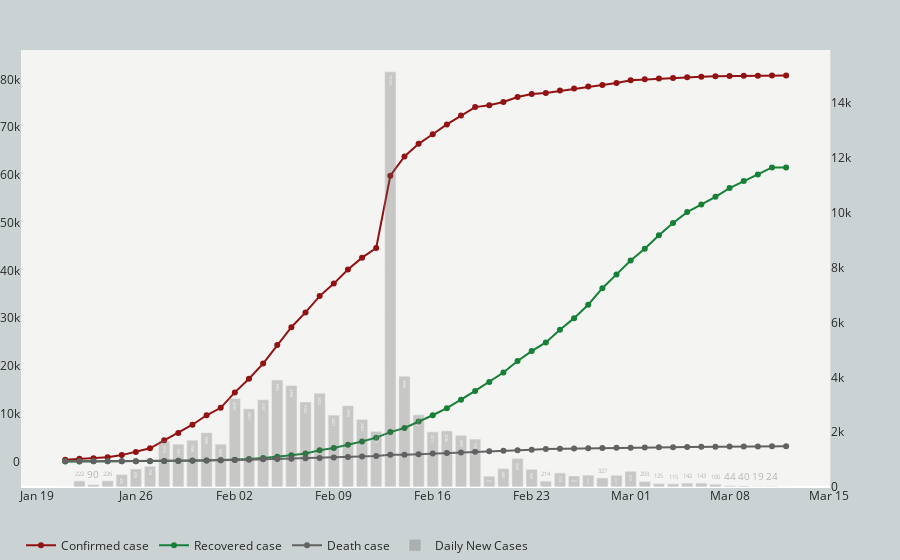

Notebook code cell kept with this figure:
### Code cell
%%time

# FUnction for generating cumulative line plot for each Country/Region
Region = 'China'
CaseType = ['Confirmed', 'Recovered', 'Deaths']

# Read cumulative data of a given region from ./cumulative_data folder
df_region = pd.read_csv('./cumulative_data/{}.csv'.format(Region))
df_region=df_region.astype({'Date_last_updated_AEDT':'datetime64', 'date_day':'datetime64'})

# Line plot for confirmed cases
# Set up tick scale based on confirmed case number
#tickList = list(np.arange(0, df_confirmed['Mainland China'].max()+1000, 10000))

# Create empty figure canvas
fig = make_subplots(specs=[[{"secondary_y": True}]])
# Add trace to the figure
fig.add_trace(go.Scatter(x=df_region['date_day'], 
                         y=df_region['Confirmed'],
                         mode='lines+markers',
                         #line_shape='spline',
                         name='Confirmed case',
                         line=dict(color='#921113', width=2),
                         #marker=dict(size=4, color='#f4f4f2',
                         #            line=dict(width=1,color='#921113')),
                         text=[datetime.strftime(d, '%b %d %Y AEDT') for d in df_region['date_day']],
                         hovertext=['{} confirmed<br>{:,d} cases<br>'.format(Region, i) for i in df_region['Confirmed']],
                         hovertemplate='<b>%{text}</b><br></br>'+
                                                 '%{hovertext}'+
                                                 '<extra></extra>'),
             secondary_y=False,)
fig.add_trace(go.Scatter(x=df_region['date_day'], 
                         y=df_region['Recovered'],
                         mode='lines+markers',
                         #line_shape='spline',
                         name='Recovered case',
                         line=dict(color='#168038', width=2),                         
                         #marker=dict(size=4, color='#f4f4f2',
                         #            line=dict(width=1,color='#168038')),
                         text=[datetime.strftime(d, '%b %d %Y AEDT') for d in df_region['date_day']],
                         hovertext=['{} Recovered<br>{:,d} cases<br>'.format(Region, i) for i in df_region['Recovered']],
                         hovertemplate='<b>%{text}</b><br></br>'+
                                                 '%{hovertext}'+
                                                 '<extra></extra>'),
             secondary_y=False,)
fig.add_trace(go.Scatter(x=df_region['date_day'], 
                         y=df_region['Deaths'],
                         mode='lines+markers',
                         #line_shape='spline',
                         name='Death case',
                         line=dict(color='#626262', width=2),
                         #marker=dict(size=4, color='#f4f4f2',
                         #            line=dict(width=1,color='#626262')),
                         text=[datetime.strftime(d, '%b %d %Y AEDT') for d in df_region['date_day']],
                         hovertext=['{} Deaths<br>{:,d} cases<br>'.format(Region, i) for i in df_region['Deaths']],
                         hovertemplate='<b>%{text}</b><br></br>'+
                                                 '%{hovertext}'+
                                                 '<extra></extra>'),
             secondary_y=False,)

fig.add_trace(go.Bar(x=df_region['date_day'], 
                     y=df_region['New'],
                         #mode='lines+markers',
                         #line_shape='spline',
                     name='Daily New Cases',
                     text=df_region['New'],
                     marker_color='#626262',
                     opacity = .3,
                         #marker=dict(size=4, color='#f4f4f2',
                         #            line=dict(width=1,color='#626262')),
                         #text=[datetime.strftime(d, '%b %d %Y AEDT') for d in df_region['date_day']],
                     hovertext=['{} New<br>{} cases<br>'.format(Region, i) for i in df_region['New']],
                     hovertemplate='<b>%{text}</b><br></br>'+
                                              '%{hovertext}'+
                                              '<extra></extra>'
                    ),
             secondary_y=True,)

# Customise layout
fig.update_layout(
    #title=dict(
    #    text="<b>Confirmed Cases Timeline<b>",
    #    y=0.96, x=0.5, xanchor='center', yanchor='top',
    #    font=dict(size=20, color="#292929", family="Playfair Display")
    #),
    margin=go.layout.Margin(
        l=10,
        r=0,
        b=10,
        t=50,
        pad=0
    ),
    yaxis=dict(
        showline=False, linecolor='#272e3e',
        zeroline=False,
        #showgrid=False,
        gridcolor='rgba(203, 210, 211,.3)',
        gridwidth = .1,
        tickmode='array',
        # Set tick range based on the maximum number
        #tickvals=tickList,
        # Set tick label accordingly
        #ticktext=["{:.0f}k".format(i/1000) for i in tickList]
    ),
    yaxis2=dict(
        showline=False, linecolor='#272e3e',
        #zeroline=False,
        showgrid=False,
        #gridcolor='rgba(203, 210, 211,.3)',
        #gridwidth = .1,
        tickmode='array',
        #overlaying="y",
        side="right",
        
    ),
#    yaxis_title="Total Confirmed Case Number",
    xaxis=dict(
        showline=False, linecolor='#272e3e',
        showgrid=False,
        gridcolor='rgba(203, 210, 211,.3)',
        gridwidth = .1,
        zeroline=False
    ),
    xaxis_tickformat='%b %d',
    hovermode = 'x',
    legend_orientation="h",
#   legend=dict(x=.35, y=-.05),
    plot_bgcolor='#f4f4f2',
    paper_bgcolor='#cbd2d3',
    font=dict(color='#292929')
)

### Figure 1 — Plotly figure (JSON) as saved in the notebook; plotly's stock layout.template omitted (floating-point values rounded to 4 significant figures)
{"data": [{"hovertemplate": "<b>%{text}</b><br></br>%{hovertext}<extra></extra>", "hovertext": ["China confirmed<br>80,778 cases<br>", "China confirmed<br>80,778 cases<br>", "China confirmed<br>80,754 cases<br>", "China confirmed<br>80,735 cases<br>", "China confirmed<br>80,695 cases<br>", "China confirmed<br>80,651 cases<br>", "China confirmed<br>80,551 cases<br>", "China confirmed<br>80,408 cases<br>", "China confirmed<br>80,266 cases<br>", "China confirmed<br>80,151 cases<br>", "China confirmed<br>80,026 cases<br>", "China confirmed<br>79,823 cases<br>", "China confirmed<br>79,251 cases<br>", "China confirmed<br>78,824 cases<br>", "China confirmed<br>78,497 cases<br>", "China confirmed<br>78,064 cases<br>", "China confirmed<br>77,660 cases<br>", "China confirmed<br>77,150 cases<br>", "China confirmed<br>76,936 cases<br>", "China confirmed<br>76,291 cases<br>", "China confirmed<br>75,247 cases<br>", "China confirmed<br>74,578 cases<br>", "China confirmed<br>74,184 cases<br>", "China confirmed<br>72,438 cases<br>", "China confirmed<br>70,553 cases<br>", "China confirmed<br>68,507 cases<br>", "China confirmed<br>66,496 cases<br>", "China confirmed<br>63,862 cases<br>", "China confirmed<br>59,822 cases<br>", "China confirmed<br>44,685 cases<br>", "China confirmed<br>42,658 cases<br>", "China confirmed<br>40,195 cases<br>", "China confirmed<br>37,230 cases<br>", "China confirmed<br>34,609 cases<br>", "China confirmed<br>31,187 cases<br>", "China confirmed<br>28,085 cases<br>", "China confirmed<br>24,385 cases<br>", "China confirmed<br>20,483 cases<br>", "China confirmed<br>17,302 cases<br>", "China confirmed<br>14,451 cases<br>", "China confirmed<br>11,221 cases<br>", "China confirmed<br>9,658 cases<br>", "China confirmed<br>7,678 cases<br>", "China confirmed<br>5,970 cases<br>", "China confirmed<br>4,409 cases<br>", "China confirmed<br>2,737 cases<br>", "China confirmed<br>1,979 cases<br>", "China confirmed<br>1,320 cases<br>", "China confirmed<br>865 cases<br>", "China confirmed<br>639 cases<br>", "China confirmed<br>549 cases<br>", "China confirmed<br>327 cases<br>"], "line": {"color": "#921113", "width": 2}, "mode": "lines+markers", "name": "Confirmed case", "text": ["Mar 12 2020 AEDT", "Mar 11 2020 AEDT", "Mar 10 2020 AEDT", "Mar 09 2020 AEDT", "Mar 08 2020 AEDT", "Mar 07 2020 AEDT", "Mar 06 2020 AEDT", "Mar 05 2020 AEDT", "Mar 04 2020 AEDT", "Mar 03 2020 AEDT", "Mar 02 2020 AEDT", "Mar 01 2020 AEDT", "Feb 29 2020 AEDT", "Feb 28 2020 AEDT", "Feb 27 2020 AEDT", "Feb 26 2020 AEDT", "Feb 25 2020 AEDT", "Feb 24 2020 AEDT", "Feb 23 2020 AEDT", "Feb 22 2020 AEDT", "Feb 21 2020 AEDT", "Feb 20 2020 AEDT", "Feb 19 2020 AEDT", "Feb 18 2020 AEDT", "Feb 17 2020 AEDT", "Feb 16 2020 AEDT", "Feb 15 2020 AEDT", "Feb 14 2020 AEDT", "Feb 13 2020 AEDT", "Feb 12 2020 AEDT", "Feb 11 2020 AEDT", "Feb 10 2020 AEDT", "Feb 09 2020 AEDT", "Feb 08 2020 AEDT", "Feb 07 2020 AEDT", "Feb 06 2020 AEDT", "Feb 05 2020 AEDT", "Feb 04 2020 AEDT", "Feb 03 2020 AEDT", "Feb 02 2020 AEDT", "Feb 01 2020 AEDT", "Jan 31 2020 AEDT", "Jan 30 2020 AEDT", "Jan 29 2020 AEDT", "Jan 28 2020 AEDT", "Jan 27 2020 AEDT", "Jan 26 2020 AEDT", "Jan 25 2020 AEDT", "Jan 24 2020 AEDT", "Jan 23 2020 AEDT", "Jan 22 2020 AEDT", "Jan 21 2020 AEDT"], "type": "scatter", "x": ["2020-03-12T00:00:00", "2020-03-11T00:00:00", "2020-03-10T00:00:00", "2020-03-09T00:00:00", "2020-03-08T00:00:00", "2020-03-07T00:00:00", "2020-03-06T00:00:00", "2020-03-05T00:00:00", "2020-03-04T00:00:00", "2020-03-03T00:00:00", "2020-03-02T00:00:00", "2020-03-01T00:00:00", "2020-02-29T00:00:00", "2020-02-28T00:00:00", "2020-02-27T00:00:00", "2020-02-26T00:00:00", "2020-02-25T00:00:00", "2020-02-24T00:00:00", "2020-02-23T00:00:00", "2020-02-22T00:00:00", "2020-02-21T00:00:00", "2020-02-20T00:00:00", "2020-02-19T00:00:00", "2020-02-18T00:00:00", "2020-02-17T00:00:00", "2020-02-16T00:00:00", "2020-02-15T00:00:00", "2020-02-14T00:00:00", "2020-02-13T00:00:00", "2020-02-12T00:00:00", "2020-02-11T00:00:00", "2020-02-10T00:00:00", "2020-02-09T00:00:00", "2020-02-08T00:00:00", "2020-02-07T00:00:00", "2020-02-06T00:00:00", "2020-02-05T00:00:00", "2020-02-04T00:00:00", "2020-02-03T00:00:00", "2020-02-02T00:00:00", "2020-02-01T00:00:00", "2020-01-31T00:00:00", "2020-01-30T00:00:00", "2020-01-29T00:00:00", "2020-01-28T00:00:00", "2020-01-27T00:00:00", "2020-01-26T00:00:00", "2020-01-25T00:00:00", "2020-01-24T00:00:00", "2020-01-23T00:00:00", "2020-01-22T00:00:00", "2020-01-21T00:00:00"], "xaxis": "x", "y": [80778, 80778, 80754, 80735, 80695, 80651, 80551, 80408, 80266, 80151, 80026, 79823, 79251, 78824, 78497, 78064, 77660, 77150, 76936, 76291, 75247, 74578, 74184, 72438, 70553, 68507, 66496, 63862, 59822, 44685, 42658, 40195, 37230, 34609, 31187, 28085, 24385, 20483, 17302, 14451, 11221, 9658, 7678, 5970, 4409, 2737, 1979, 1320, 865, 639, 549, 327], "yaxis": "y"}, {"hovertemplate": "<b>%{text}</b><br></br>%{hovertext}<extra></extra>", "hovertext": ["China Recovered<br>61,556 cases<br>", "China Recovered<br>61,556 cases<br>", "China Recovered<br>60,096 cases<br>", "China Recovered<br>58,706 cases<br>", "China Recovered<br>57,222 cases<br>", "China Recovered<br>55,403 cases<br>", "China Recovered<br>53,788 cases<br>", "China Recovered<br>52,201 cases<br>", "China Recovered<br>49,906 cases<br>", "China Recovered<br>47,335 cases<br>", "China Recovered<br>44,546 cases<br>", "China Recovered<br>42,070 cases<br>", "China Recovered<br>39,152 cases<br>", "China Recovered<br>36,268 cases<br>", "China Recovered<br>32,794 cases<br>", "China Recovered<br>29,998 cases<br>", "China Recovered<br>27,551 cases<br>", "China Recovered<br>24,915 cases<br>", "China Recovered<br>23,101 cases<br>", "China Recovered<br>21,018 cases<br>", "China Recovered<br>18,607 cases<br>", "China Recovered<br>16,648 cases<br>", "China Recovered<br>14,755 cases<br>", "China Recovered<br>12,916 cases<br>", "China Recovered<br>11,149 cases<br>", "China Recovered<br>9,664 cases<br>", "China Recovered<br>8,353 cases<br>", "China Recovered<br>6,997 cases<br>", "China Recovered<br>6,140 cases<br>", "China Recovered<br>4,975 cases<br>", "China Recovered<br>4,180 cases<br>", "China Recovered<br>3,467 cases<br>", "China Recovered<br>2,826 cases<br>", "China Recovered<br>2,325 cases<br>", "China Recovered<br>1,664 cases<br>", "China Recovered<br>1,298 cases<br>", "China Recovered<br>961 cases<br>", "China Recovered<br>688 cases<br>", "China Recovered<br>487 cases<br>", "China Recovered<br>339 cases<br>", "China Recovered<br>242 cases<br>", "China Recovered<br>179 cases<br>", "China Recovered<br>127 cases<br>", "China Recovered<br>104 cases<br>", "China Recovered<br>60 cases<br>", "China Recovered<br>51 cases<br>", "China Recovered<br>49 cases<br>", "China Recovered<br>38 cases<br>", "China Recovered<br>34 cases<br>", "China Recovered<br>30 cases<br>", "China Recovered<br>0 cases<br>", "China Recovered<br>0 cases<br>"], "line": {"color": "#168038", "width": 2}, "mode": "lines+markers", "name": "Recovered case", "text": ["Mar 12 2020 AEDT", "Mar 11 2020 AEDT", "Mar 10 2020 AEDT", "Mar 09 2020 AEDT", "Mar 08 2020 AEDT", "Mar 07 2020 AEDT", "Mar 06 2020 AEDT", "Mar 05 2020 AEDT", "Mar 04 2020 AEDT", "Mar 03 2020 AEDT", "Mar 02 2020 AEDT", "Mar 01 2020 AEDT", "Feb 29 2020 AEDT", "Feb 28 2020 AEDT", "Feb 27 2020 AEDT", "Feb 26 2020 AEDT", "Feb 25 2020 AEDT", "Feb 24 2020 AEDT", "Feb 23 2020 AEDT", "Feb 22 2020 AEDT", "Feb 21 2020 AEDT", "Feb 20 2020 AEDT", "Feb 19 2020 AEDT", "Feb 18 2020 AEDT", "Feb 17 2020 AEDT", "Feb 16 2020 AEDT", "Feb 15 2020 AEDT", "Feb 14 2020 AEDT", "Feb 13 2020 AEDT", "Feb 12 2020 AEDT", "Feb 11 2020 AEDT", "Feb 10 2020 AEDT", "Feb 09 2020 AEDT", "Feb 08 2020 AEDT", "Feb 07 2020 AEDT", "Feb 06 2020 AEDT", "Feb 05 2020 AEDT", "Feb 04 2020 AEDT", "Feb 03 2020 AEDT", "Feb 02 2020 AEDT", "Feb 01 2020 AEDT", "Jan 31 2020 AEDT", "Jan 30 2020 AEDT", "Jan 29 2020 AEDT", "Jan 28 2020 AEDT", "Jan 27 2020 AEDT", "Jan 26 2020 AEDT", "Jan 25 2020 AEDT", "Jan 24 2020 AEDT", "Jan 23 2020 AEDT", "Jan 22 2020 AEDT", "Jan 21 2020 AEDT"], "type": "scatter", "x": ["2020-03-12T00:00:00", "2020-03-11T00:00:00", "2020-03-10T00:00:00", "2020-03-09T00:00:00", "2020-03-08T00:00:00", "2020-03-07T00:00:00", "2020-03-06T00:00:00", "2020-03-05T00:00:00", "2020-03-04T00:00:00", "2020-03-03T00:00:00", "2020-03-02T00:00:00", "2020-03-01T00:00:00", "2020-02-29T00:00:00", "2020-02-28T00:00:00", "2020-02-27T00:00:00", "2020-02-26T00:00:00", "2020-02-25T00:00:00", "2020-02-24T00:00:00", "2020-02-23T00:00:00", "2020-02-22T00:00:00", "2020-02-21T00:00:00", "2020-02-20T00:00:00", "2020-02-19T00:00:00", "2020-02-18T00:00:00", "2020-02-17T00:00:00", "2020-02-16T00:00:00", "2020-02-15T00:00:00", "2020-02-14T00:00:00", "2020-02-13T00:00:00", "2020-02-12T00:00:00", "2020-02-11T00:00:00", "2020-02-10T00:00:00", "2020-02-09T00:00:00", "2020-02-08T00:00:00", "2020-02-07T00:00:00", "2020-02-06T00:00:00", "2020-02-05T00:00:00", "2020-02-04T00:00:00", "2020-02-03T00:00:00", "2020-02-02T00:00:00", "2020-02-01T00:00:00", "2020-01-31T00:00:00", "2020-01-30T00:00:00", "2020-01-29T00:00:00", "2020-01-28T00:00:00", "2020-01-27T00:00:00", "2020-01-26T00:00:00", "2020-01-25T00:00:00", "2020-01-24T00:00:00", "2020-01-23T00:00:00", "2020-01-22T00:00:00", "2020-01-21T00:00:00"], "xaxis": "x", "y": [61556, 61556, 60096, 58706, 57222, 55403, 53788, 52201, 49906, 47335, 44546, 42070, 39152, 36268, 32794, 29998, 27551, 24915, 23101, 21018, 18607, 16648, 14755, 12916, 11149, 9664, 8353, 6997, 6140, 4975, 4180, 3467, 2826, 2325, 1664, 1298, 961, 688, 487, 339, 242, 179, 127, 104, 60, 51, 49, 38, 34, 30, 0, 0], "yaxis": "y"}, {"hovertemplate": "<b>%{text}</b><br></br>%{hovertext}<extra></extra>", "hovertext": ["China Deaths<br>3,158 cases<br>", "China Deaths<br>3,158 cases<br>", "China Deaths<br>3,136 cases<br>", "China Deaths<br>3,119 cases<br>", "China Deaths<br>3,097 cases<br>", "China Deaths<br>3,070 cases<br>", "China Deaths<br>3,042 cases<br>", "China Deaths<br>3,012 cases<br>", "China Deaths<br>2,981 cases<br>", "China Deaths<br>2,943 cases<br>", "China Deaths<br>2,912 cases<br>", "China Deaths<br>2,870 cases<br>", "China Deaths<br>2,835 cases<br>", "China Deaths<br>2,788 cases<br>", "China Deaths<br>2,744 cases<br>", "China Deaths<br>2,715 cases<br>", "China Deaths<br>2,663 cases<br>", "China Deaths<br>2,592 cases<br>", "China Deaths<br>2,442 cases<br>", "China Deaths<br>2,345 cases<br>", "China Deaths<br>2,236 cases<br>", "China Deaths<br>2,118 cases<br>", "China Deaths<br>2,006 cases<br>", "China Deaths<br>1,868 cases<br>", "China Deaths<br>1,770 cases<br>", "China Deaths<br>1,665 cases<br>", "China Deaths<br>1,523 cases<br>", "China Deaths<br>1,381 cases<br>", "China Deaths<br>1,367 cases<br>", "China Deaths<br>1,114 cases<br>", "China Deaths<br>1,016 cases<br>", "China Deaths<br>908 cases<br>", "China Deaths<br>812 cases<br>", "China Deaths<br>723 cases<br>", "China Deaths<br>636 cases<br>", "China Deaths<br>563 cases<br>", "China Deaths<br>492 cases<br>", "China Deaths<br>425 cases<br>", "China Deaths<br>361 cases<br>", "China Deaths<br>304 cases<br>", "China Deaths<br>259 cases<br>", "China Deaths<br>213 cases<br>", "China Deaths<br>170 cases<br>", "China Deaths<br>132 cases<br>", "China Deaths<br>107 cases<br>", "China Deaths<br>80 cases<br>", "China Deaths<br>56 cases<br>", "China Deaths<br>41 cases<br>", "China Deaths<br>26 cases<br>", "China Deaths<br>18 cases<br>", "China Deaths<br>17 cases<br>", "China Deaths<br>6 cases<br>"], "line": {"color": "#626262", "width": 2}, "mode": "lines+markers", "name": "Death case", "text": ["Mar 12 2020 AEDT", "Mar 11 2020 AEDT", "Mar 10 2020 AEDT", "Mar 09 2020 AEDT", "Mar 08 2020 AEDT", "Mar 07 2020 AEDT", "Mar 06 2020 AEDT", "Mar 05 2020 AEDT", "Mar 04 2020 AEDT", "Mar 03 2020 AEDT", "Mar 02 2020 AEDT", "Mar 01 2020 AEDT", "Feb 29 2020 AEDT", "Feb 28 2020 AEDT", "Feb 27 2020 AEDT", "Feb 26 2020 AEDT", "Feb 25 2020 AEDT", "Feb 24 2020 AEDT", "Feb 23 2020 AEDT", "Feb 22 2020 AEDT", "Feb 21 2020 AEDT", "Feb 20 2020 AEDT", "Feb 19 2020 AEDT", "Feb 18 2020 AEDT", "Feb 17 2020 AEDT", "Feb 16 2020 AEDT", "Feb 15 2020 AEDT", "Feb 14 2020 AEDT", "Feb 13 2020 AEDT", "Feb 12 2020 AEDT", "Feb 11 2020 AEDT", "Feb 10 2020 AEDT", "Feb 09 2020 AEDT", "Feb 08 2020 AEDT", "Feb 07 2020 AEDT", "Feb 06 2020 AEDT", "Feb 05 2020 AEDT", "Feb 04 2020 AEDT", "Feb 03 2020 AEDT", "Feb 02 2020 AEDT", "Feb 01 2020 AEDT", "Jan 31 2020 AEDT", "Jan 30 2020 AEDT", "Jan 29 2020 AEDT", "Jan 28 2020 AEDT", "Jan 27 2020 AEDT", "Jan 26 2020 AEDT", "Jan 25 2020 AEDT", "Jan 24 2020 AEDT", "Jan 23 2020 AEDT", "Jan 22 2020 AEDT", "Jan 21 2020 AEDT"], "type": "scatter", "x": ["2020-03-12T00:00:00", "2020-03-11T00:00:00", "2020-03-10T00:00:00", "2020-03-09T00:00:00", "2020-03-08T00:00:00", "2020-03-07T00:00:00", "2020-03-06T00:00:00", "2020-03-05T00:00:00", "2020-03-04T00:00:00", "2020-03-03T00:00:00", "2020-03-02T00:00:00", "2020-03-01T00:00:00", "2020-02-29T00:00:00", "2020-02-28T00:00:00", "2020-02-27T00:00:00", "2020-02-26T00:00:00", "2020-02-25T00:00:00", "2020-02-24T00:00:00", "2020-02-23T00:00:00", "2020-02-22T00:00:00", "2020-02-21T00:00:00", "2020-02-20T00:00:00", "2020-02-19T00:00:00", "2020-02-18T00:00:00", "2020-02-17T00:00:00", "2020-02-16T00:00:00", "2020-02-15T00:00:00", "2020-02-14T00:00:00", "2020-02-13T00:00:00", "2020-02-12T00:00:00", "2020-02-11T00:00:00", "2020-02-10T00:00:00", "2020-02-09T00:00:00", "2020-02-08T00:00:00", "2020-02-07T00:00:00", "2020-02-06T00:00:00", "2020-02-05T00:00:00", "2020-02-04T00:00:00", "2020-02-03T00:00:00", "2020-02-02T00:00:00", "2020-02-01T00:00:00", "2020-01-31T00:00:00", "2020-01-30T00:00:00", "2020-01-29T00:00:00", "2020-01-28T00:00:00", "2020-01-27T00:00:00", "2020-01-26T00:00:00", "2020-01-25T00:00:00", "2020-01-24T00:00:00", "2020-01-23T00:00:00", "2020-01-22T00:00:00", "2020-01-21T00:00:00"], "xaxis": "x", "y": [3158, 3158, 3136, 3119, 3097, 3070, 3042, 3012, 2981, 2943, 2912, 2870, 2835, 2788, 2744, 2715, 2663, 2592, 2442, 2345, 2236, 2118, 2006, 1868, 1770, 1665, 1523, 1381, 1367, 1114, 1016, 908, 812, 723, 636, 563, 492, 425, 361, 304, 259, 213, 170, 132, 107, 80, 56, 41, 26, 18, 17, 6], "yaxis": "y"}, {"hovertemplate": "<b>%{text}</b><br></br>%{hovertext}<extra></extra>", "hovertext": ["China New<br>0 cases<br>", "China New<br>24 cases<br>", "China New<br>19 cases<br>", "China New<br>40 cases<br>", "China New<br>44 cases<br>", "China New<br>100 cases<br>", "China New<br>143 cases<br>", "China New<br>142 cases<br>", "China New<br>115 cases<br>", "China New<br>125 cases<br>", "China New<br>203 cases<br>", "China New<br>572 cases<br>", "China New<br>427 cases<br>", "China New<br>327 cases<br>", "China New<br>433 cases<br>", "China New<br>404 cases<br>", "China New<br>510 cases<br>", "China New<br>214 cases<br>", "China New<br>645 cases<br>", "China New<br>1044 cases<br>", "China New<br>669 cases<br>", "China New<br>394 cases<br>", "China New<br>1746 cases<br>", "China New<br>1885 cases<br>", "China New<br>2046 cases<br>", "China New<br>2011 cases<br>", "China New<br>2634 cases<br>", "China New<br>4040 cases<br>", "China New<br>15137 cases<br>", "China New<br>2027 cases<br>", "China New<br>2463 cases<br>", "China New<br>2965 cases<br>", "China New<br>2621 cases<br>", "China New<br>3422 cases<br>", "China New<br>3102 cases<br>", "China New<br>3700 cases<br>", "China New<br>3902 cases<br>", "China New<br>3181 cases<br>", "China New<br>2851 cases<br>", "China New<br>3230 cases<br>", "China New<br>1563 cases<br>", "China New<br>1980 cases<br>", "China New<br>1708 cases<br>", "China New<br>1561 cases<br>", "China New<br>1672 cases<br>", "China New<br>758 cases<br>", "China New<br>659 cases<br>", "China New<br>455 cases<br>", "China New<br>226 cases<br>", "China New<br>90 cases<br>", "China New<br>222 cases<br>", "China New<br>0 cases<br>"], "marker": {"color": "#626262"}, "name": "Daily New Cases", "opacity": 0.3, "text": [0, 24, 19, 40, 44, 100, 143, 142, 115, 125, 203, 572, 427, 327, 433, 404, 510, 214, 645, 1044, 669, 394, 1746, 1885, 2046, 2011, 2634, 4040, 15137, 2027, 2463, 2965, 2621, 3422, 3102, 3700, 3902, 3181, 2851, 3230, 1563, 1980, 1708, 1561, 1672, 758, 659, 455, 226, 90, 222, 0], "type": "bar", "x": ["2020-03-12T00:00:00", "2020-03-11T00:00:00", "2020-03-10T00:00:00", "2020-03-09T00:00:00", "2020-03-08T00:00:00", "2020-03-07T00:00:00", "2020-03-06T00:00:00", "2020-03-05T00:00:00", "2020-03-04T00:00:00", "2020-03-03T00:00:00", "2020-03-02T00:00:00", "2020-03-01T00:00:00", "2020-02-29T00:00:00", "2020-02-28T00:00:00", "2020-02-27T00:00:00", "2020-02-26T00:00:00", "2020-02-25T00:00:00", "2020-02-24T00:00:00", "2020-02-23T00:00:00", "2020-02-22T00:00:00", "2020-02-21T00:00:00", "2020-02-20T00:00:00", "2020-02-19T00:00:00", "2020-02-18T00:00:00", "2020-02-17T00:00:00", "2020-02-16T00:00:00", "2020-02-15T00:00:00", "2020-02-14T00:00:00", "2020-02-13T00:00:00", "2020-02-12T00:00:00", "2020-02-11T00:00:00", "2020-02-10T00:00:00", "2020-02-09T00:00:00", "2020-02-08T00:00:00", "2020-02-07T00:00:00", "2020-02-06T00:00:00", "2020-02-05T00:00:00", "2020-02-04T00:00:00", "2020-02-03T00:00:00", "2020-02-02T00:00:00", "2020-02-01T00:00:00", "2020-01-31T00:00:00", "2020-01-30T00:00:00", "2020-01-29T00:00:00", "2020-01-28T00:00:00", "2020-01-27T00:00:00", "2020-01-26T00:00:00", "2020-01-25T00:00:00", "2020-01-24T00:00:00", "2020-01-23T00:00:00", "2020-01-22T00:00:00", "2020-01-21T00:00:00"], "xaxis": "x", "y": [0, 24, 19, 40, 44, 100, 143, 142, 115, 125, 203, 572, 427, 327, 433, 404, 510, 214, 645, 1044, 669, 394, 1746, 1885, 2046, 2011, 2634, 4040, 15137, 2027, 2463, 2965, 2621, 3422, 3102, 3700, 3902, 3181, 2851, 3230, 1563, 1980, 1708, 1561, 1672, 758, 659, 455, 226, 90, 222, 0], "yaxis": "y2"}], "layout": {"font": {"color": "#292929"}, "hovermode": "x", "legend": {"orientation": "h"}, "margin": {"b": 10, "l": 10, "pad": 0, "r": 0, "t": 50}, "paper_bgcolor": "#cbd2d3", "plot_bgcolor": "#f4f4f2", "xaxis": {"anchor": "y", "domain": [0, 0.94], "gridcolor": "rgba(203, 210, 211,.3)", "gridwidth": 0.1, "linecolor": "#272e3e", "showgrid": false, "showline": false, "tickformat": "%b %d", "zeroline": false}, "yaxis": {"anchor": "x", "domain": [0, 1], "gridcolor": "rgba(203, 210, 211,.3)", "gridwidth": 0.1, "linecolor": "#272e3e", "showline": false, "tickmode": "array", "zeroline": false}, "yaxis2": {"anchor": "x", "linecolor": "#272e3e", "overlaying": "y", "showgrid": false, "showline": false, "side": "right", "tickmode": "array"}}}
